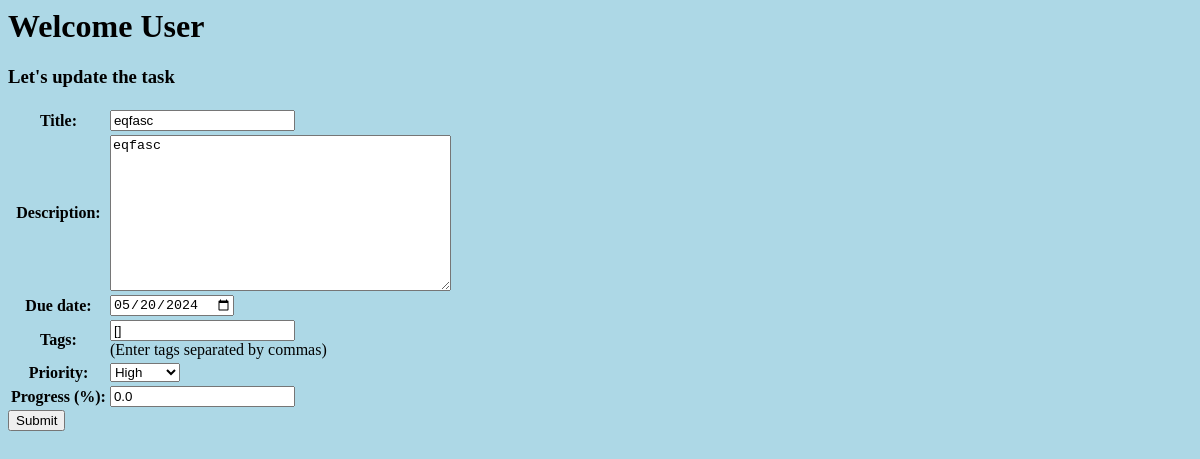
Page /tasks/3/update on the earlier database version.
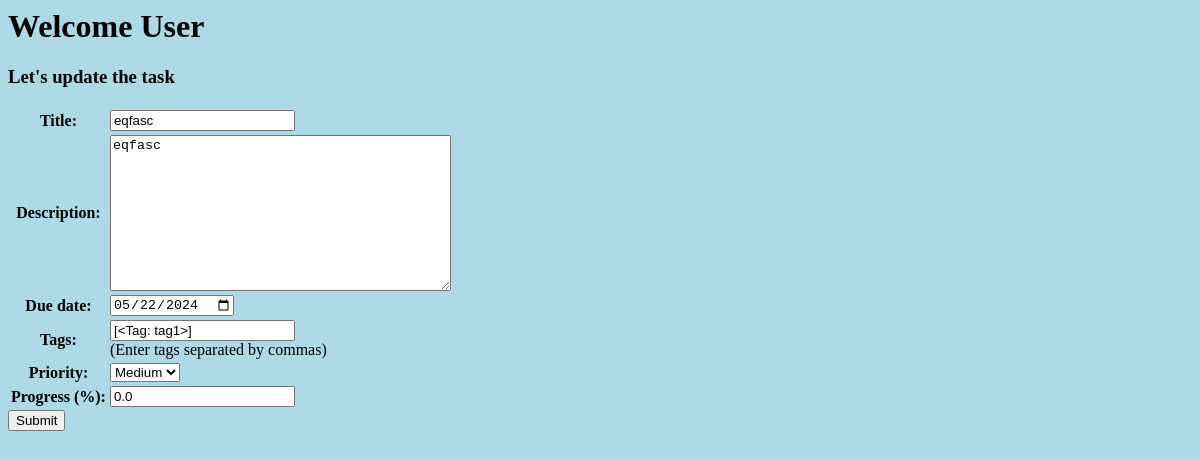
Same page on the later database version.
### taskManager/models.py (models this page shows, shortened)
class Task(models.Model):
    PRIORITY_CHOICES = (
        ("High", "High"),
        ("Medium", "Medium"),
        ("Low", "Low"),
    )
    title = models.CharField(max_length=255)
    description = models.TextField()
    due_date = models.DateField(default=datetime.date.today)
    tags = models.ManyToManyField('Tag', blank=True)
    priority = models.CharField(max_length=6, choices=PRIORITY_CHOICES, default="High")
    progress = models.FloatField(default=0)
    created_at = models.DateTimeField(auto_now_add=True)
    updated_at = models.DateTimeField(auto_now=True)
    class Meta:
        ordering = ('due_date','priority','progress',)

### taskManager/views.py (the view)
# urls.py: path('tasks/<int:id>/update', views.update_task, name='update_task'),
def update_task(request, id):
    cur_task = Task.objects.get(id=id)
    if request.method == 'POST':
        form = TaskForm(request.POST, instance=cur_task)
        if form.is_valid():
            updated_task = form.save(commit=False)
            tags_input = form.cleaned_data.get('tags', '')
            tag_names = [tag.strip() for tag in tags_input.split(',') if tag.strip()]
            updated_tags = []
            for tag_name in tag_names:
                tag, created = Tag.objects.get_or_create(name=tag_name)
                updated_tags.append(tag)
            updated_task.save()
            updated_task.tags.set(updated_tags)
            return redirect('task_details', id=id)
    else:
        form = TaskForm(instance=cur_task)
    return render(request, 'update_task.html', {'form':form})

### taskManager/forms.py
class TaskForm(forms.ModelForm):
    tags = forms.CharField(
        widget=forms.TextInput(),
        required=False,
        help_text='(Enter tags separated by commas)'
    )
    class Meta:
        model = Task
        fields = '__all__'
        widgets = {
            'due_date': forms.DateInput(attrs={'type': 'date'}),
        }
        labels = {
            'progress': 'Progress (%)',
        }

### taskManager/models.py (called while the page is built)
    def __str__(self):
        return self.name

### taskManager/templates/update_task.html (shortened to what this page needs)
{% extends "main_tmpl.html" %}
{% block content %}
    <h3>Let's update the task</h3>
    <form method="POST">
        <table>
            <tbody>
                {{ form.as_table }}
            </tbody>
        </table>
        <button type="submit">Submit</button>
    </form>
{% endblock %}

Differences in the rows shown:
changed Task "eqfasc": due_date "05/20/2024" → "05/22/2024"; priority "High" → "Medium"
Other differences:
form field tags: "[]" → "[<Tag: tag1>]"
